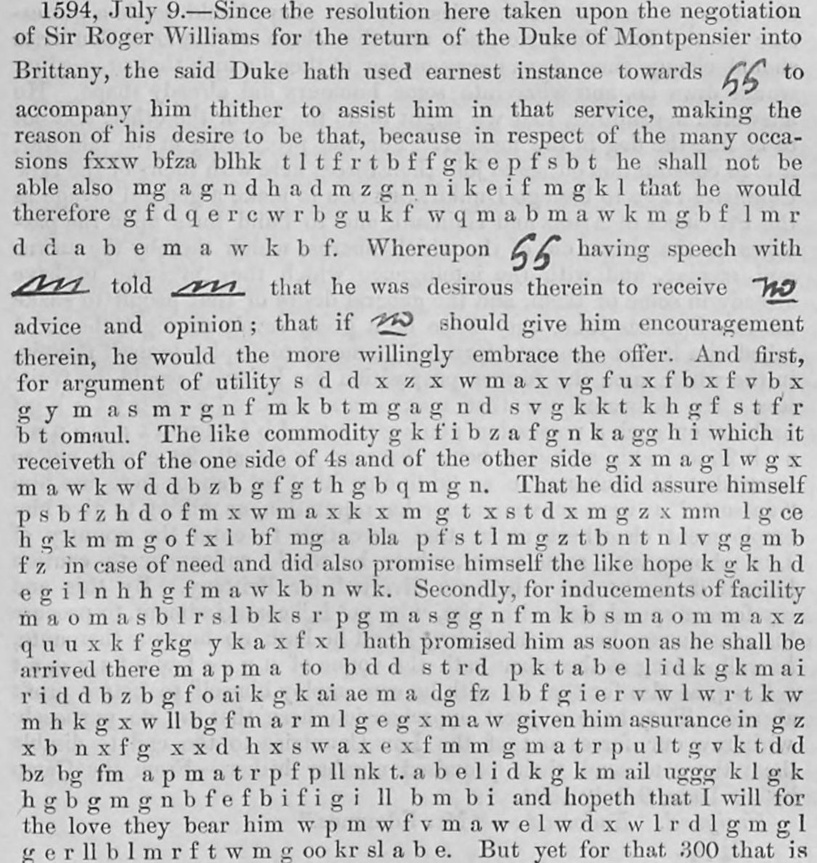
#> input picture targets/edmondes1594/images/p559_cipher.jpg, 817 x 863 px, shrunk from 1125 x 1188 before the run
$ python -i chainscan.py   (imports and definitions only)
#> lines starting #> are read from the running program, lines starting #| are printed output that depends on the picture; after the words box and inside, x2 and y2 are one past the last pixel; in counts of white or black regions, pixels touching at a corner belong together
"""find long gapless ink chains (Molinari's unbroken digit rows) on 1200-px spreads.
python chainscan.py <dir> [imgs...]  -> image, n_long_chains, details"""
import os
import sys

import cv2
import numpy as np

D = sys.argv[1]
DIL = int(os.environ.get('DIL', '5'))
MINW = float(os.environ.get('MINW', '0.30'))


def scan(p):
    g = cv2.imread(p, cv2.IMREAD_GRAYSCALE)
#> g is the input picture: shape (863, 817); min 7, max 255, mean 194
    H, W = g.shape
#> H = 863; W = 817
    spread = W > 0.95 * H
#> spread = False
    pw = W / 2 if spread else W
#> pw = 817
    b = cv2.GaussianBlur(g, (3, 3), 0)
    bw = cv2.adaptiveThreshold(b, 255, cv2.ADAPTIVE_THRESH_MEAN_C, cv2.THRESH_BINARY_INV, 31, 15)
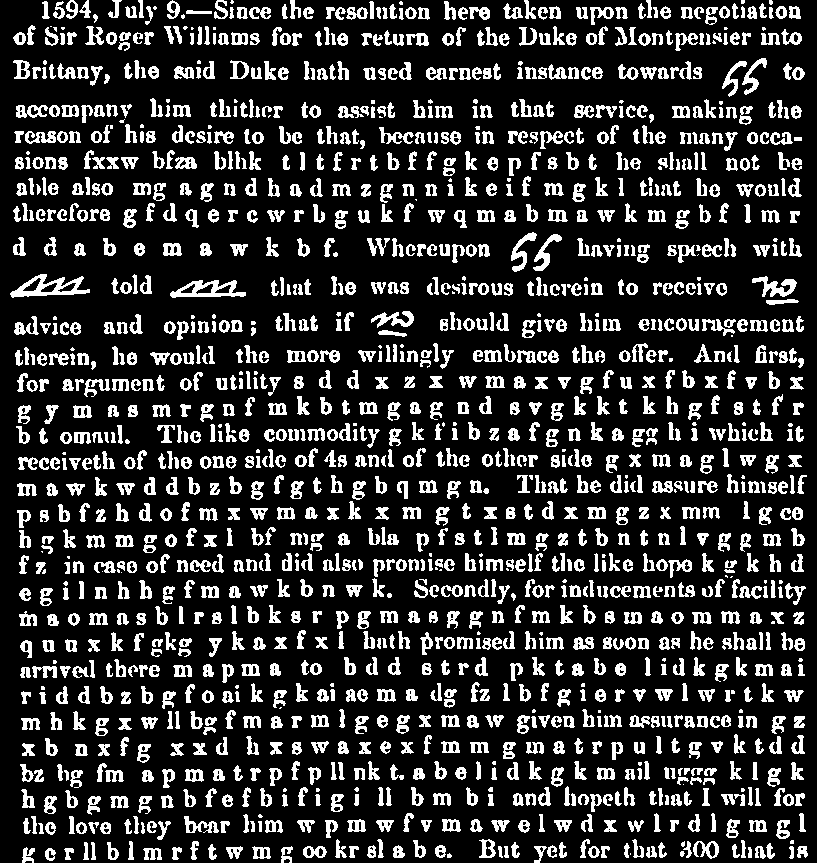
#> bw: shape (863, 817); 19.3% white; 1561 white regions (126 under 20 px), largest, box (x1, y1, x2, y2) and area: (10, 274, 90, 298) 803, (170, 280, 246, 298) 675, (752, 276, 797, 297) 432
    # remove specks
    bw = cv2.morphologyEx(bw, cv2.MORPH_OPEN, np.ones((2, 2), np.uint8))
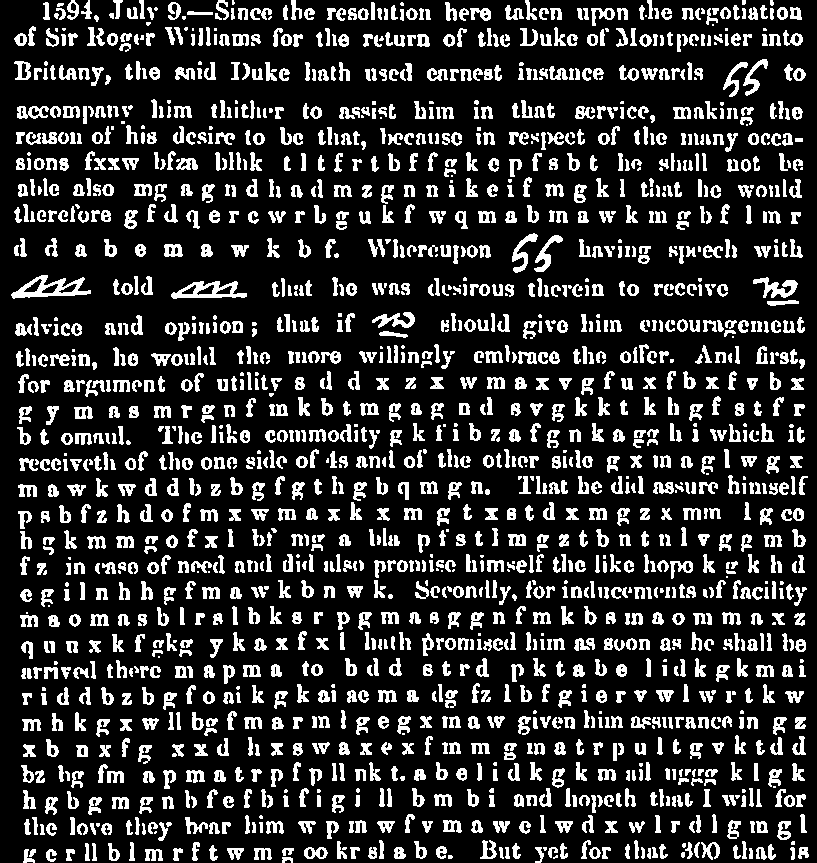
#> bw: shape (863, 817); 18.9% white; 1827 white regions (216 under 20 px), largest, box (x1, y1, x2, y2) and area: (11, 275, 91, 299) 803, (171, 281, 247, 299) 675, (753, 277, 798, 298) 432
    k = cv2.getStructuringElement(cv2.MORPH_RECT, (DIL, 1))
    d = cv2.dilate(bw, k)
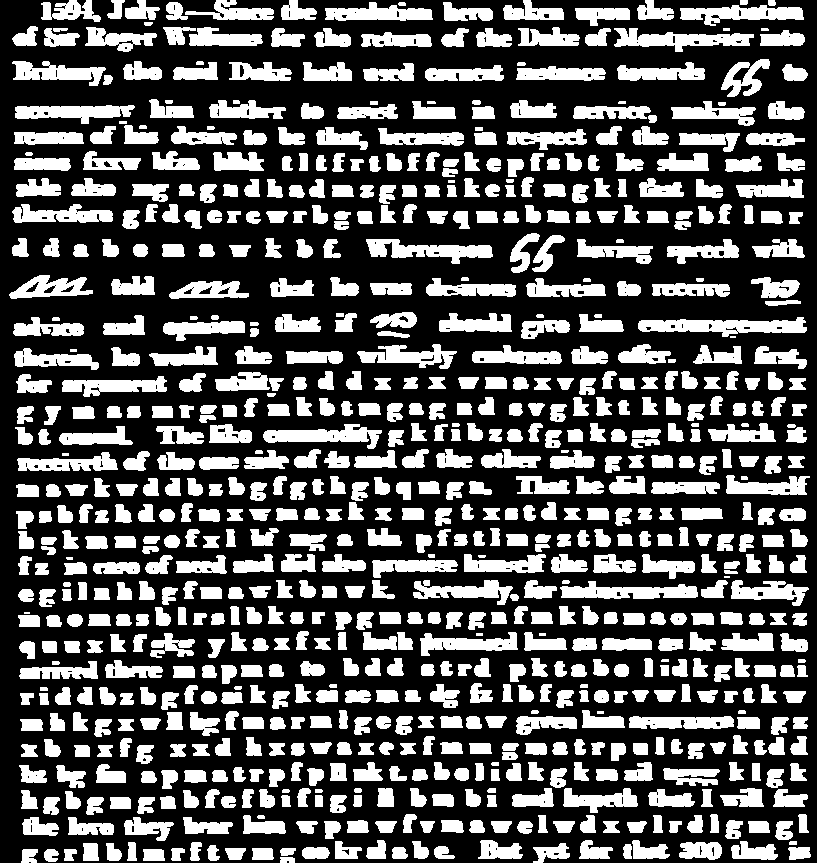
#> d: shape (863, 817); 33.4% white; 822 white regions (3 under 20 px), largest, box (x1, y1, x2, y2) and area: (638, 317, 807, 337) 1968, (614, 28, 754, 52) 1666, (366, 239, 493, 264) 1593
    n, lab, st, cen = cv2.connectedComponentsWithStats(d, 8)
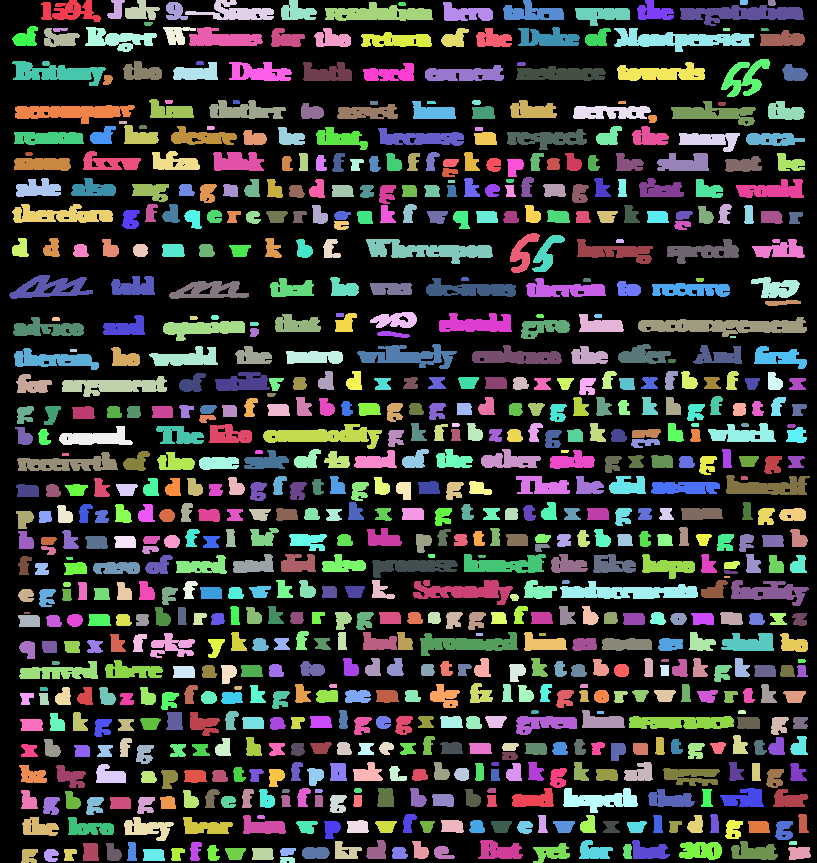
#> lab: shape (863, 817) int32; 823 distinct labels, from 0 to 822; one colour per label, 0 black
#> n = 823; st = 823 rows, first 6: [0, 0, 817, 863, 469257], [41, 0, 60, 22, 790], [107, 0, 18, 19, 202], [125, 0, 35, 20, 421], [185, 0, 89, 20, 879], [281, 0, 36, 20, 474]; cen = 823 pairs, first value 20.3 to 802.6, second value 1.95 to 859.5
    hits = []
    for i in range(1, n):
        x, y, w, h, a = st[i]
        if w < MINW * pw or h > 40 or h < 6 or x < 3 or y < 3 or x + w > W - 3 or y + h > H - 3 or w > 1.05 * pw:
            continue
        # ink fill within the component: digits fill densely; dashes/underlines are thin
        sub = bw[y:y + h, x:x + w]
        cols = (sub > 0).any(axis=0).mean()  # fraction of columns with ink
        hgt = (sub > 0).sum(axis=0)
        mh = np.median(hgt[hgt > 0]) if (hgt > 0).any() else 0
        if cols < 0.75 or mh < 3:
            continue
        hits.append((x, y, w, h, round(cols, 2), int(mh)))
#> this loop made 822 passes
#> after the loop, hits = []
    return hits


# [1 line that did not run here, left out]
# [3 lines not run here, left out]

>>> result = scan('../../targets/edmondes1594/images/p559_cipher.jpg')
#> result = []
